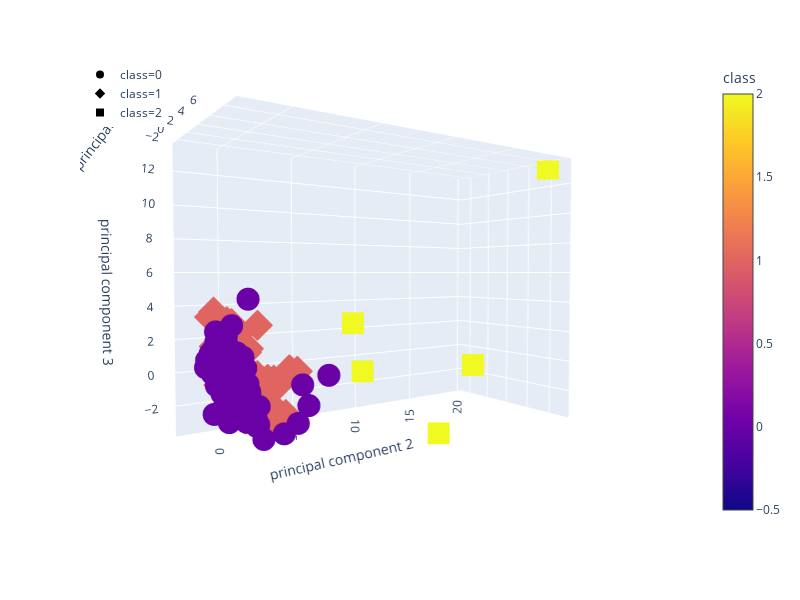

Notebook code for this chart:
### Code cell
fig = px.scatter_3d(
    df_success_pca,
    x="principal component 1",
    y="principal component 2",
    z="principal component 3",
    color="class",
    symbol="class",
    #size="sepal_width",
    width=800,
)
fig.update_layout(legend=dict(x=0, y=1))
fig.show()

### Figure 1 — Plotly figure (JSON) as saved in the notebook; plotly's stock layout.template omitted (floating-point values rounded to 4 significant figures; data arrays with more than 128 entries replaced by an {"elided": "..."} marker saying what was removed)
{"data": [{"hoverlabel": {"namelength": 0}, "hovertemplate": "class=%{marker.color}<br>principal component 1=%{x}<br>principal component 2=%{y}<br>principal component 3=%{z}", "legendgroup": "class=0", "marker": {"color": {"elided": "248 int values"}, "coloraxis": "coloraxis", "symbol": "circle"}, "mode": "markers", "name": "class=0", "scene": "scene", "showlegend": true, "type": "scatter3d", "x": {"elided": "248 float values"}, "y": {"elided": "248 float values"}, "z": {"elided": "248 float values"}}, {"hoverlabel": {"namelength": 0}, "hovertemplate": "class=%{marker.color}<br>principal component 1=%{x}<br>principal component 2=%{y}<br>principal component 3=%{z}", "legendgroup": "class=1", "marker": {"color": {"elided": "282 int values"}, "coloraxis": "coloraxis", "symbol": "diamond"}, "mode": "markers", "name": "class=1", "scene": "scene", "showlegend": true, "type": "scatter3d", "x": {"elided": "282 float values"}, "y": {"elided": "282 float values"}, "z": {"elided": "282 float values"}}, {"hoverlabel": {"namelength": 0}, "hovertemplate": "class=%{marker.color}<br>principal component 1=%{x}<br>principal component 2=%{y}<br>principal component 3=%{z}", "legendgroup": "class=2", "marker": {"color": [2, 2, 2, 2, 2], "coloraxis": "coloraxis", "symbol": "square"}, "mode": "markers", "name": "class=2", "scene": "scene", "showlegend": true, "type": "scatter3d", "x": [6.204, 7.187, 4.227, 7.286, 4.038], "y": [19.71, 9.169, 5.928, 11.72, 5.398], "z": [13.11, -3.131, 0.3083, 0.5507, 3.112]}], "layout": {"coloraxis": {"colorbar": {"title": {"text": "class"}}, "colorscale": [[0, "#0d0887"], [0.1111, "#46039f"], [0.2222, "#7201a8"], [0.3333, "#9c179e"], [0.4444, "#bd3786"], [0.5556, "#d8576b"], [0.6667, "#ed7953"], [0.7778, "#fb9f3a"], [0.8889, "#fdca26"], [1, "#f0f921"]]}, "height": 600, "legend": {"tracegroupgap": 0, "x": 0, "y": 1}, "margin": {"t": 60}, "scene": {"aspectmode": "auto", "aspectratio": {"x": 0.6584, "y": 1.415, "z": 1.073}, "camera": {"center": {"x": 0, "y": 0, "z": 0}, "eye": {"x": 1.775, "y": -1.237, "z": 0.06804}, "projection": {"type": "perspective"}, "up": {"x": 0, "y": 0, "z": 1}}, "domain": {"x": [0, 0.98], "y": [0, 1]}, "xaxis": {"title": {"text": "principal component 1"}, "type": "linear"}, "yaxis": {"title": {"text": "principal component 2"}, "type": "linear"}, "zaxis": {"title": {"text": "principal component 3"}, "type": "linear"}}, "width": 800}}
